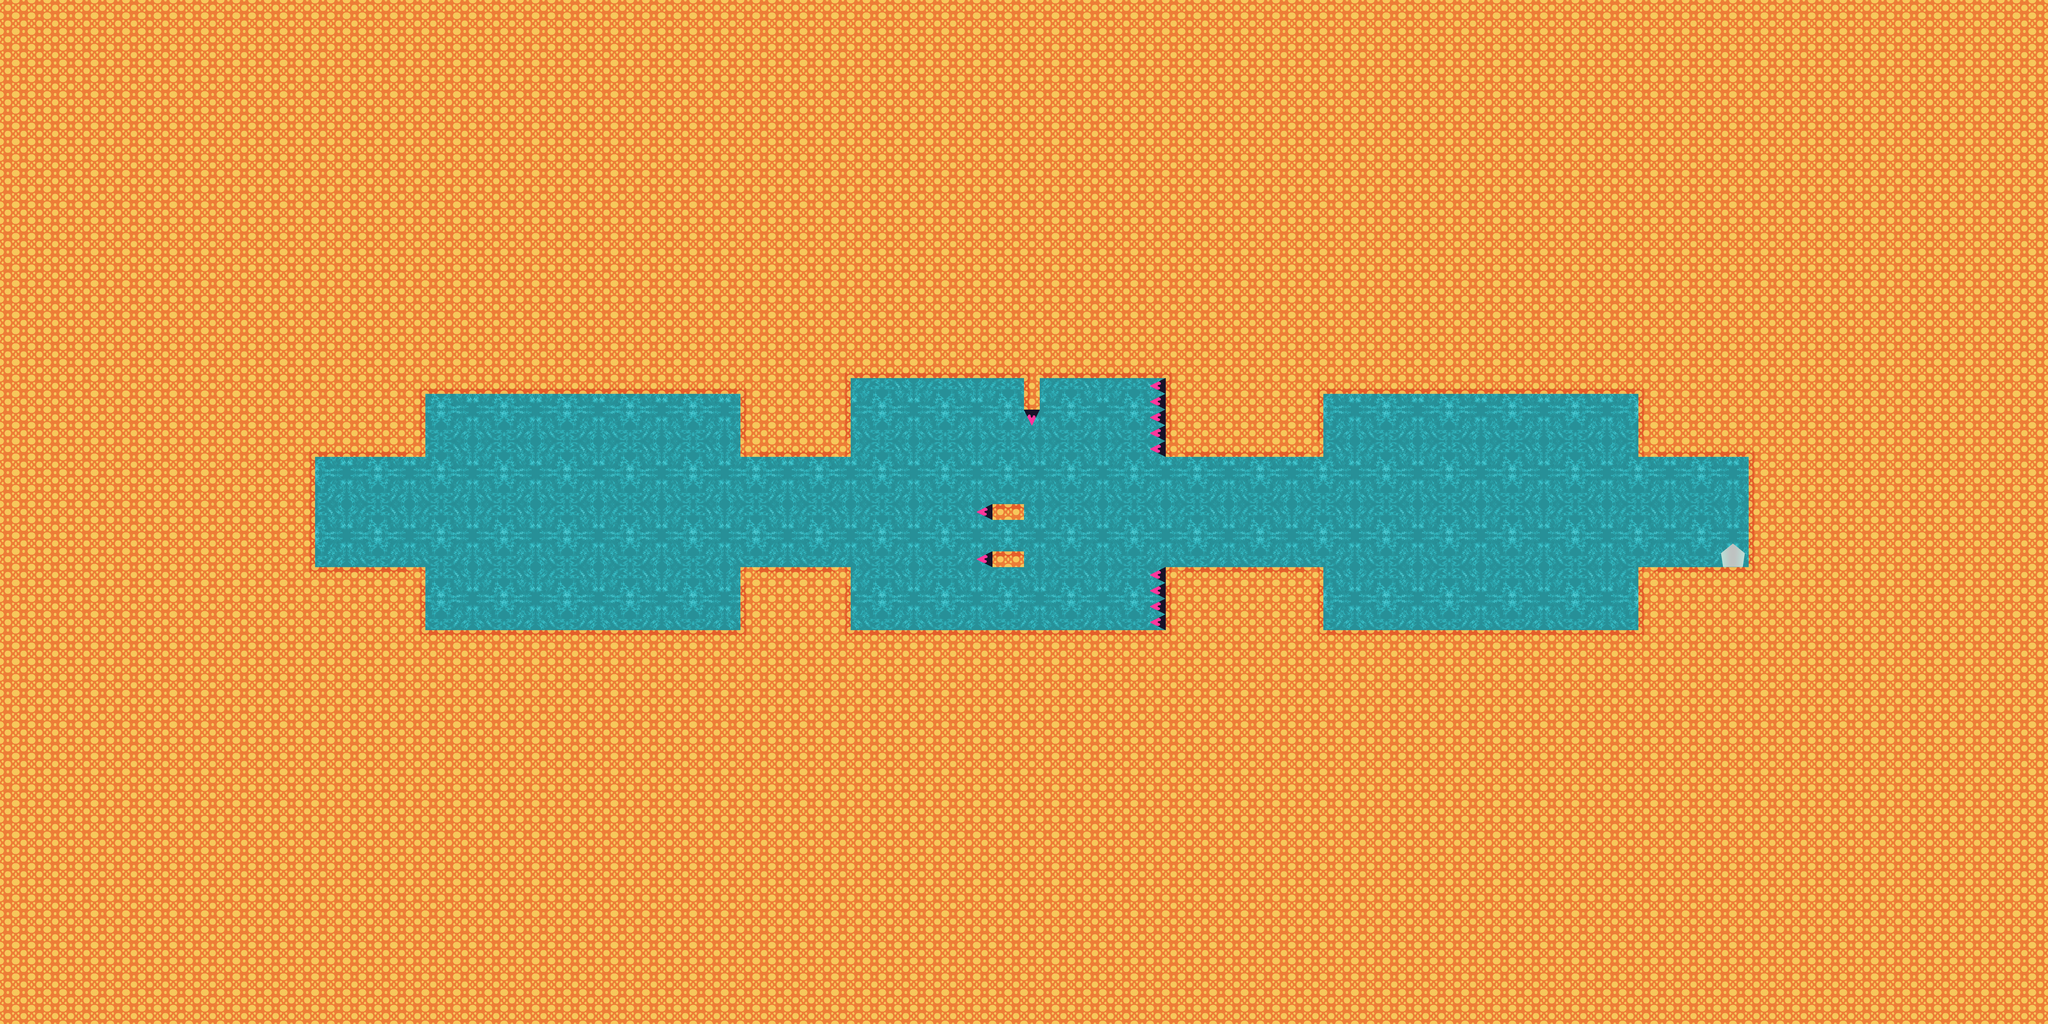

A 2D game scene composited from a Tiled map and its tileset images. What follows is a short description and the map's XML, with each tile layer's data collapsed to a summary:
An orthogonal 130x65 tile map with 64x64 px tiles, 2 tile layers (Capa de patrones 2, Colisiones) and 42 objects (22x plataforma, 8x bola, 5x pincho, 3x campoGravedad, 2x molino, ...).

<map version="1.5" tiledversion="1.6.0" orientation="orthogonal" renderorder="right-down" width="130" height="65" tilewidth="64" tileheight="64" infinite="0" nextlayerid="6" nextobjectid="51">
 <tileset firstgid="1" name="Mapas" tilewidth="64" tileheight="64" spacing="4" margin="2" tilecount="88" columns="4">
  <image source="resources/texturas/Mapas.png" width="272" height="1496" />
 </tileset>
 <objectgroup id="4" name="dinamicas">
  <object id="32" name="bola" x="3652" y="1728">
   <properties>
    <property name="tipo" type="int" value="0" />
    <property name="x_fin" type="int" value="4544" />
    <property name="y_fin" type="int" value="1728" />
   </properties>
   <point />
  </object>
  <object id="33" name="bola" x="3730" y="1726.67">
   <properties>
    <property name="tipo" type="int" value="0" />
    <property name="x_fin" type="int" value="4481" />
    <property name="y_fin" type="int" value="1728" />
   </properties>
   <point />
  </object>
  <object id="34" name="bola" x="3652.67" y="2466">
   <properties>
    <property name="tipo" type="int" value="0" />
    <property name="x_fin" type="int" value="4544" />
    <property name="y_fin" type="int" value="2466" />
   </properties>
   <point />
  </object>
  <object id="35" name="bola" x="3730.67" y="2466">
   <properties>
    <property name="tipo" type="int" value="0" />
    <property name="x_fin" type="int" value="4481" />
    <property name="y_fin" type="int" value="2466" />
   </properties>
   <point />
  </object>
  <object id="37" name="molino" x="2368" y="2077.27">
   <properties>
    <property name="direccion" type="int" value="1" />
   </properties>
   <point />
  </object>
  <object id="38" name="molino" x="6015.31" y="2079.42">
   <properties>
    <property name="direccion" type="int" value="-1" />
   </properties>
   <point />
  </object>
  <object id="42" name="bola" x="3652" y="1789.67">
   <properties>
    <property name="tipo" type="int" value="0" />
    <property name="x_fin" type="int" value="4480" />
    <property name="y_fin" type="int" value="2308" />
   </properties>
   <point />
  </object>
  <object id="43" name="bola" x="3741.33" y="1897.33">
   <properties>
    <property name="tipo" type="int" value="0" />
    <property name="x_fin" type="int" value="4544" />
    <property name="y_fin" type="int" value="2370" />
   </properties>
   <point />
  </object>
  <object id="44" name="bola" x="3840" y="1737.33">
   <properties>
    <property name="tipo" type="int" value="0" />
    <property name="x_fin" type="int" value="3840" />
    <property name="y_fin" type="int" value="2307" />
   </properties>
   <point />
  </object>
  <object id="45" name="bola" x="4354" y="1732">
   <properties>
    <property name="tipo" type="int" value="0" />
    <property name="x_fin" type="int" value="4354" />
    <property name="y_fin" type="int" value="2307" />
   </properties>
   <point />
  </object>
  <object id="48" name="campoGravedad" x="3173.66" y="1858">
   <properties>
    <property name="tipo" type="int" value="0" />
   </properties>
   <point />
  </object>
  <object id="49" name="campoGravedad" x="4991.83" y="1857">
   <properties>
    <property name="tipo" type="int" value="0" />
   </properties>
   <point />
  </object>
  <object id="50" name="campoGravedad" x="6776.36" y="1857.92">
   <properties>
    <property name="tipo" type="int" value="0" />
   </properties>
   <point />
  </object>
 </objectgroup>
 <objectgroup id="3" name="estaticas">
  <object id="2" name="plataforma" x="0" y="0" width="8320" height="1280" />
  <object id="3" name="plataforma" x="0" y="2880" width="8320" height="1280" />
  <object id="4" name="plataforma" x="0" y="1280" width="1724.24" height="572.727" />
  <object id="5" name="plataforma" x="0" y="2304" width="1724.24" height="572.727" />
  <object id="6" name="plataforma" x="0" y="1856.96" width="1280.79" height="443.764" />
  <object id="7" name="plataforma" x="1728" y="1279" width="1281.79" height="319.764" />
  <object id="8" name="plataforma" x="1728" y="2560" width="1281.79" height="257.764" />
  <object id="9" name="plataforma" x="3008" y="2304" width="447.573" height="572.727" />
  <object id="10" name="plataforma" x="3008" y="1280" width="447.573" height="572.727" />
  <object id="18" name="plataforma" x="3456" y="1280" width="1281.79" height="257.764" />
  <object id="19" name="plataforma" x="3456" y="2561" width="1281.79" height="257.764" />
  <object id="20" name="plataforma" x="4736" y="2305" width="640.573" height="572.727" />
  <object id="21" name="plataforma" x="4736" y="1281" width="643.573" height="572.727" />
  <object id="22" name="plataforma" x="5376" y="1280" width="1281.79" height="319.764" />
  <object id="23" name="plataforma" x="5376" y="2561" width="1281.79" height="257.764" />
  <object id="24" name="plataforma" x="6656" y="2305" width="640.573" height="572.727" />
  <object id="25" name="plataforma" x="6656" y="1281" width="643.573" height="572.727" />
  <object id="26" name="plataforma" x="7104.67" y="1855.27" width="191.906" height="445.454" />
  <object id="27" name="plataforma" x="7296" y="1279" width="1024.57" height="1597.73" />
  <object id="28" name="fin" x="7040.52" y="2208.45">
   <polygon points="0,0 48.5,95.5 -47,95.75" />
  </object>
  <object id="29" name="plataforma" x="4158.86" y="1536.25" width="67.1364" height="128" />
  <object id="30" name="pincho" x="4161.7" y="1664.5" width="61.7955" height="51.0682" />
  <object id="31" name="plataforma" x="4030.5" y="2048" width="130.136" height="64" />
  <object id="36" name="pincho" x="3983.28" y="2051.25" width="47.6137" height="58.5227" />
  <object id="39" name="pincho" x="4686.44" y="1538.47" width="49.7955" height="313.735" />
  <object id="40" name="pincho" x="4684.44" y="2311.13" width="49.7955" height="245.735" />
  <object id="46" name="plataforma" x="4030.21" y="2240" width="130.136" height="64" />
  <object id="47" name="pincho" x="3982.99" y="2243.25" width="47.6137" height="58.5227" />
 </objectgroup>
 <objectgroup id="2" name="personaje">
  <object id="1" name="inicio" x="1421.33" y="2095.33">
   <point />
  </object>
 </objectgroup>
 <layer id="5" name="Capa de patrones 2" width="130" height="65">
  <data>[8450 cells, 8450 non-empty, 16 distinct tile ids]</data>
 </layer>
 <layer id="1" name="Colisiones" width="130" height="65">
  <data>[8450 cells, 7335 non-empty, 15 distinct tile ids]</data>
 </layer>
</map>
